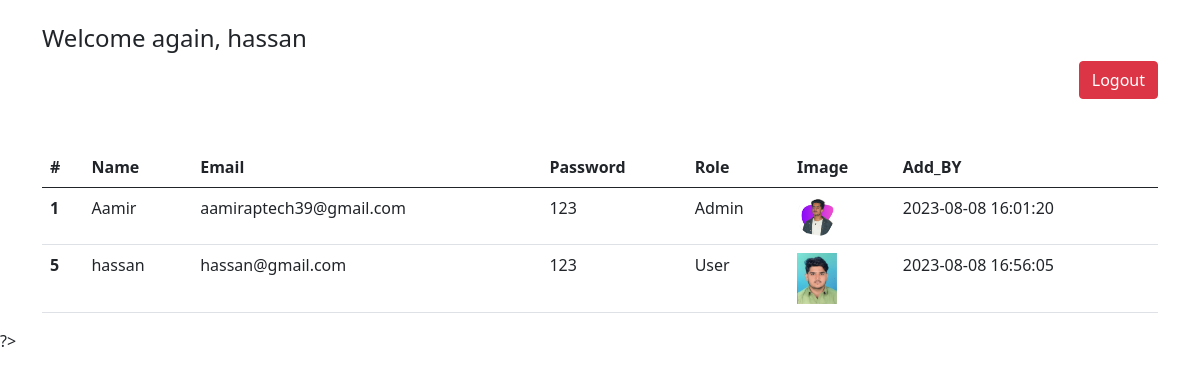
The page /show.php (signed in) on the database its author committed.
### tables this page shows
CREATE TABLE `user` (
  `id` int(11) NOT NULL,
  `Name` varchar(255) NOT NULL,
  `Email` varchar(255) NOT NULL,
  `Password` varchar(255) NOT NULL,
  `CPass` varchar(255) NOT NULL,
  `Role` int(100) NOT NULL,
  `add_date` timestamp NOT NULL DEFAULT current_timestamp(),
  `img` varchar(255) NOT NULL
);

### show.php (the view, shortened to what this page needs)
<?php
include('main.php');
include('connection.php');
?>
<?php
if($_SESSION['role'] == 0){
?>
<div class="container mt-4">
    <div class="name">
        <h4>Welcome again, <?php echo $_SESSION['name']?></h4>
    </div>
    <div class="btns text-end">
        <a href="./insert.php" class="btn btn-warning mb-5">Add User</a>
        <a href="./logout.php" class="btn btn-danger mb-5">Logout</a>
    </div>
<table class="table">
  <thead>
    <tr>
      <th scope="col">#</th>
      <th scope="col">Name</th>
      <th scope="col">Email</th>
      <th scope="col">Password</th>
      <th scope="col">Role</th>
      <th scope="col">Image</th>
      <th scope="col">Add_BY</th>
      <th scope="col">Action</th>
    </tr>
  </thead>
  <tbody>
  <?php
    $query = mysqli_query($connection,'SELECT * FROM `user`');
    if($query){
        while($row = mysqli_fetch_assoc($query)){
    ?>
    <tr>
      <th scope="row"><?php echo $row['id']?></th>
      <td><?php echo $row['Name']?></td>
      <td><?php echo $row['Email']?></td>
      <td><?php echo $row['Password']?></td>
      <td><?php $row['Role'];
      if($row['Role'] == 0){
          echo "Admin";
        }else{
        echo "User";
      }
      ?></td>
      <td><img src="<?php echo "img/".$row['img']?>" width="40" alt=""></td>
      <td><?php echo $row['add_date']?></td>
      <td><a href="update.php?id=<?php echo $row['id']?>" class="btn btn-warning">Edit</a>
      <a href="delete.php?id=<?php echo $row['id']?>" class="btn btn-danger">Delete</a>
    </td>
    </tr>
    <?php
      }
    }
    ?>
  </tbody>
</table>
</div>
<?php
}else{
    ?>
    <div class="container mt-4">
    <div class="name">
        <h4>Welcome again, <?php echo $_SESSION['name']?></h4>
    </div>
    <div class="btns text-end">
        <a href="./logout.php" class="btn btn-danger mb-5">Logout</a>
    </div>
<table class="table">
  <thead>
    <tr>
      <th scope="col">#</th>
      <th scope="col">Name</th>
      <th scope="col">Email</th>
      <th scope="col">Password</th>
      <th scope="col">Role</th>
      <th scope="col">Image</th>
      <th scope="col">Add_BY</th>
    </tr>
  </thead>
  <tbody>
  <?php
    $query = mysqli_query($connection,'SELECT * FROM `user`');
    if($query){
        while($row = mysqli_fetch_assoc($query)){
    ?>
    <tr>
      <th scope="row"><?php echo $row['id']?></th>
      <td><?php echo $row['Name']?></td>
      <td><?php echo $row['Email']?></td>
      <td><?php echo $row['Password']?></td>
      <td><?php $row['Role'];
      if($row['Role'] == 0){
          echo "Admin";
        }else{
        echo "User";
      }
      ?></td>
      <td><img src="<?php echo "img/".$row['img']?>" width="40" alt=""></td>
      <td><?php echo $row['add_date']?></td>
    </tr>
    <?php
      }
    }
    ?>
  </tbody>
</table>
</div>
<?php
}
?>
?>

### main.php (shortened to what this page needs)
<!DOCTYPE html>
<html lang="en">
<head>
    <link href="https://cdn.jsdelivr.net/npm/bootstrap@5.0.2/dist/css/bootstrap.min.css" rel="stylesheet">
</head>
<body>
</body>
</html>

### rows shown on the page
user: id "1", Name "Aamir", Email "aamiraptech39@gmail.com", Password "123", Role "Admin", img (picture), add_date "2023-08-08 16:01:20"
user: id "5", Name "hassan", Email "hassan@gmail.com", Password "123", Role "User", img (placeholder picture), add_date "2023-08-08 16:56:05"

### other values the page prints
$_SESSION['name'] "hassan"
